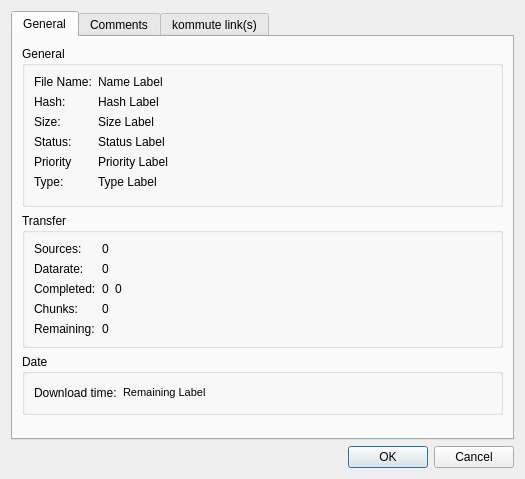
<?xml version="1.0" encoding="UTF-8"?>
<ui version="4.0">
 <class>DetailsDialog</class>
 <widget class="QDialog" name="DetailsDialog">
  <property name="geometry">
   <rect>
    <x>0</x>
    <y>0</y>
    <width>525</width>
    <height>479</height>
   </rect>
  </property>
  <property name="windowTitle">
   <string>Details</string>
  </property>
  <property name="windowIcon">
   <iconset resource="../resources.qrc">
    <normaloff>:/resources/hi16-app-kommute.png</normaloff>:/resources/hi16-app-kommute.png</iconset>
  </property>
  <layout class="QGridLayout">
   <item row="0" column="0" colspan="3">
    <widget class="QTabWidget" name="tabWidget">
     <property name="currentIndex">
      <number>0</number>
     </property>
     <widget class="QWidget" name="tabgeneral">
      <attribute name="icon">
       <iconset resource="../resources.qrc">
        <normaloff>:/resources/fileinfo.png</normaloff>:/resources/fileinfo.png</iconset>
      </attribute>
      <attribute name="title">
       <string>General</string>
      </attribute>
      <layout class="QGridLayout" name="gridLayout_4">
       <item row="0" column="0">
        <widget class="QGroupBox" name="genralgroupBox">
         <property name="title">
          <string>General</string>
         </property>
         <layout class="QGridLayout" name="gridLayout">
          <item row="0" column="0">
           <widget class="QLabel" name="name_label">
            <property name="maximumSize">
             <size>
              <width>16777215</width>
              <height>16777215</height>
             </size>
            </property>
            <property name="layoutDirection">
             <enum>Qt::LeftToRight</enum>
            </property>
            <property name="text">
             <string>File Name:</string>
            </property>
           </widget>
          </item>
          <item row="0" column="1" colspan="2">
           <widget class="QLabel" name="name_label_2">
            <property name="text">
             <string>Name Label</string>
            </property>
            <property name="textInteractionFlags">
             <set>Qt::LinksAccessibleByMouse|Qt::TextSelectableByMouse</set>
            </property>
           </widget>
          </item>
          <item row="1" column="2" rowspan="6">
           <spacer name="horizontalSpacer">
            <property name="orientation">
             <enum>Qt::Horizontal</enum>
            </property>
            <property name="sizeHint" stdset="0">
             <size>
              <width>336</width>
              <height>98</height>
             </size>
            </property>
           </spacer>
          </item>
          <item row="1" column="0">
           <widget class="QLabel" name="hash_label">
            <property name="maximumSize">
             <size>
              <width>1677215</width>
              <height>16777215</height>
             </size>
            </property>
            <property name="layoutDirection">
             <enum>Qt::LeftToRight</enum>
            </property>
            <property name="text">
             <string>Hash:</string>
            </property>
           </widget>
          </item>
          <item row="1" column="1">
           <widget class="QLabel" name="hash_label_2">
            <property name="text">
             <string>Hash Label</string>
            </property>
            <property name="textInteractionFlags">
             <set>Qt::LinksAccessibleByMouse|Qt::TextSelectableByMouse</set>
            </property>
           </widget>
          </item>
          <item row="2" column="0">
           <widget class="QLabel" name="size_label">
            <property name="maximumSize">
             <size>
              <width>16777215</width>
              <height>16777215</height>
             </size>
            </property>
            <property name="layoutDirection">
             <enum>Qt::LeftToRight</enum>
            </property>
            <property name="text">
             <string>Size:</string>
            </property>
           </widget>
          </item>
          <item row="2" column="1">
           <widget class="QLabel" name="size_label_2">
            <property name="text">
             <string>Size Label</string>
            </property>
           </widget>
          </item>
          <item row="3" column="0">
           <widget class="QLabel" name="status_label">
            <property name="maximumSize">
             <size>
              <width>16777215</width>
              <height>16777215</height>
             </size>
            </property>
            <property name="layoutDirection">
             <enum>Qt::LeftToRight</enum>
            </property>
            <property name="text">
             <string>Status:</string>
            </property>
           </widget>
          </item>
          <item row="3" column="1">
           <widget class="QLabel" name="status_label_2">
            <property name="text">
             <string>Status Label</string>
            </property>
           </widget>
          </item>
          <item row="4" column="0">
           <widget class="QLabel" name="priority_label">
            <property name="text">
             <string>Priority</string>
            </property>
           </widget>
          </item>
          <item row="4" column="1">
           <widget class="QLabel" name="priority_label_2">
            <property name="text">
             <string>Priority Label</string>
            </property>
           </widget>
          </item>
          <item row="5" column="1">
           <widget class="QLabel" name="type_label_2">
            <property name="text">
             <string>Type Label</string>
            </property>
           </widget>
          </item>
          <item row="5" column="0">
           <widget class="QLabel" name="type_label">
            <property name="text">
             <string>Type:</string>
            </property>
           </widget>
          </item>
         </layout>
        </widget>
       </item>
       <item row="1" column="0">
        <widget class="QGroupBox" name="groupBox_2">
         <property name="title">
          <string>Transfer</string>
         </property>
         <layout class="QGridLayout" name="gridLayout_2">
          <item row="0" column="0">
           <widget class="QLabel" name="sources_label">
            <property name="text">
             <string>Sources:</string>
            </property>
           </widget>
          </item>
          <item row="0" column="1">
           <widget class="QLabel" name="sources_line">
            <property name="text">
             <string>0</string>
            </property>
           </widget>
          </item>
          <item row="0" column="3" rowspan="5">
           <spacer name="horizontalSpacer_2">
            <property name="orientation">
             <enum>Qt::Horizontal</enum>
            </property>
            <property name="sizeHint" stdset="0">
             <size>
              <width>40</width>
              <height>20</height>
             </size>
            </property>
           </spacer>
          </item>
          <item row="1" column="0">
           <widget class="QLabel" name="datarate_label">
            <property name="text">
             <string>Datarate:</string>
            </property>
           </widget>
          </item>
          <item row="1" column="1">
           <widget class="QLabel" name="datarate_line">
            <property name="text">
             <string>0</string>
            </property>
           </widget>
          </item>
          <item row="2" column="0">
           <widget class="QLabel" name="completed_label">
            <property name="text">
             <string>Completed:</string>
            </property>
           </widget>
          </item>
          <item row="2" column="1">
           <widget class="QLabel" name="completed_line">
            <property name="text">
             <string>0</string>
            </property>
           </widget>
          </item>
          <item row="3" column="0">
           <widget class="QLabel" name="chunks_label">
            <property name="text">
             <string>Chunks:</string>
            </property>
           </widget>
          </item>
          <item row="3" column="1">
           <widget class="QLabel" name="chunks_label_2">
            <property name="text">
             <string>0</string>
            </property>
           </widget>
          </item>
          <item row="4" column="0">
           <widget class="QLabel" name="remaining_label">
            <property name="text">
             <string>Remaining:</string>
            </property>
           </widget>
          </item>
          <item row="4" column="1">
           <widget class="QLabel" name="remainingsize">
            <property name="text">
             <string>0</string>
            </property>
           </widget>
          </item>
          <item row="2" column="2">
           <widget class="QLabel" name="completed_percent">
            <property name="text">
             <string>0</string>
            </property>
           </widget>
          </item>
         </layout>
        </widget>
       </item>
       <item row="3" column="0">
        <spacer name="verticalSpacer">
         <property name="orientation">
          <enum>Qt::Vertical</enum>
         </property>
         <property name="sizeHint" stdset="0">
          <size>
           <width>20</width>
           <height>40</height>
          </size>
         </property>
        </spacer>
       </item>
       <item row="2" column="0">
        <widget class="QGroupBox" name="groupBox_3">
         <property name="title">
          <string>Date</string>
         </property>
         <layout class="QGridLayout" name="gridLayout_3">
          <item row="0" column="0">
           <widget class="QLabel" name="label">
            <property name="text">
             <string>Download time:</string>
            </property>
           </widget>
          </item>
          <item row="0" column="1">
           <widget class="QLabel" name="remaining_line">
            <property name="text">
             <string>&lt;!DOCTYPE HTML PUBLIC &quot;-//W3C//DTD HTML 4.0//EN&quot; &quot;http://www.w3.org/TR/REC-html40/strict.dtd&quot;&gt;
&lt;html&gt;&lt;head&gt;&lt;meta name=&quot;qrichtext&quot; content=&quot;1&quot; /&gt;&lt;style type=&quot;text/css&quot;&gt;
p, li { white-space: pre-wrap; }
&lt;/style&gt;&lt;/head&gt;&lt;body style=&quot; font-family:'MS Shell Dlg 2'; font-size:8.25pt; font-weight:400; font-style:normal;&quot;&gt;
&lt;p style=&quot; margin-top:0px; margin-bottom:0px; margin-left:0px; margin-right:0px; -qt-block-indent:0; text-indent:0px;&quot;&gt;&lt;span style=&quot; font-size:8pt;&quot;&gt;Remaining Label&lt;/span&gt;&lt;/p&gt;&lt;/body&gt;&lt;/html&gt;</string>
            </property>
           </widget>
          </item>
          <item row="0" column="2">
           <spacer name="horizontalSpacer_3">
            <property name="orientation">
             <enum>Qt::Horizontal</enum>
            </property>
            <property name="sizeHint" stdset="0">
             <size>
              <width>40</width>
              <height>20</height>
             </size>
            </property>
           </spacer>
          </item>
         </layout>
        </widget>
       </item>
      </layout>
     </widget>
     <widget class="QWidget" name="tabcomments">
      <attribute name="icon">
       <iconset resource="../resources.qrc">
        <normaloff>:/resources/filecomments.png</normaloff>:/resources/filecomments.png</iconset>
      </attribute>
      <attribute name="title">
       <string>Comments</string>
      </attribute>
      <layout class="QGridLayout">
       <item row="0" column="0">
        <widget class="QTreeView" name="commentsTreeView"/>
       </item>
      </layout>
     </widget>
     <widget class="QWidget" name="tabcomments">
      <attribute name="title">
       <string>kommute link(s)</string>
      </attribute>
      <layout class="QGridLayout">
       <item row="0" column="0" colspan="2">
        <widget class="QGroupBox" name="groupBox">
         <property name="title">
          <string>kommute link(s)</string>
         </property>
         <layout class="QGridLayout">
          <item row="0" column="0">
           <widget class="QTextEdit" name="Linktext"/>
          </item>
         </layout>
        </widget>
       </item>
       <item row="1" column="0">
        <spacer>
         <property name="orientation">
          <enum>Qt::Horizontal</enum>
         </property>
         <property name="sizeHint" stdset="0">
          <size>
           <width>351</width>
           <height>20</height>
          </size>
         </property>
        </spacer>
       </item>
       <item row="1" column="1">
        <widget class="QPushButton" name="copylinkdetailsButton">
         <property name="text">
          <string>Copy</string>
         </property>
        </widget>
       </item>
      </layout>
     </widget>
    </widget>
   </item>
   <item row="1" column="0">
    <spacer>
     <property name="orientation">
      <enum>Qt::Horizontal</enum>
     </property>
     <property name="sizeHint" stdset="0">
      <size>
       <width>321</width>
       <height>20</height>
      </size>
     </property>
    </spacer>
   </item>
   <item row="1" column="1">
    <widget class="QPushButton" name="ok_dButton">
     <property name="text">
      <string>OK</string>
     </property>
     <property name="default">
      <bool>true</bool>
     </property>
    </widget>
   </item>
   <item row="1" column="2">
    <widget class="QPushButton" name="cancel_dButton">
     <property name="text">
      <string>Cancel</string>
     </property>
    </widget>
   </item>
  </layout>
 </widget>
 <resources>
  <include location="../resources.qrc"/>
 </resources>
 <connections/>
</ui>
